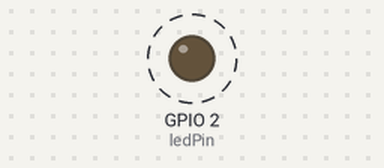
A sketch run on a simulated ESP32. On the bench: output pins drawn as LEDs (lit = HIGH). Dashed ring = blinking. What the sketch prints to the serial monitor is not drawn.

Above: at 0.2 s.
Timing chart, 0 to 3.0 s (numbered marks = the images above):
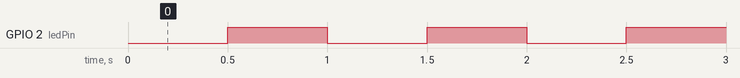

Measured:
- by itself, GPIO 2 (ledPin): alternates HIGH for 0.50 s and LOW for 0.50 s

The sketch:

ex02.ino
```cpp
// 定义LED引脚，ESP32通常板载LED连接在GPIO 2
const int ledPin = 2;
// millis计时相关变量
unsigned long lastTime = 0;
// 500ms切换一次亮灭，周期1000ms = 1Hz
const unsigned long interval = 500;
bool ledState = LOW;

void setup() {
  // 初始化串口通信，设置波特率为115200
  Serial.begin(115200);
  // 将LED引脚设置为输出模式
  pinMode(ledPin, OUTPUT);
}

void loop() {
  unsigned long currentTime = millis();
  if(currentTime - lastTime >= interval){
    lastTime = currentTime;
    ledState = !ledState;
    digitalWrite(ledPin, ledState);
    if(ledState){
      Serial.println("LED ON");  // 串口输出提示
    }else{
      Serial.println("LED OFF"); // 串口输出提示
    }
  }
}
```
